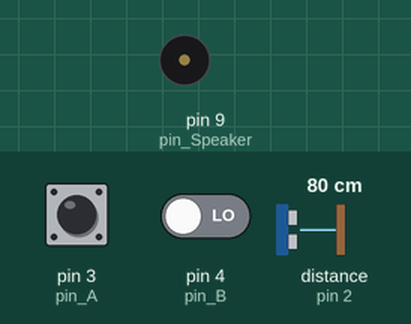
Bench run of a sketch on a simulated Arduino Uno, built with avr-gcc and run on an emulated ATmega328P. Parts: buzzer (waves = sounding). Wiring (inferred from the names in the program): range finder with pulse-width output: data pin 2. The inputs (shaded band) are chosen by the test bench; at power-on: pin 3 (pin_A) HIGH, pin 4 (pin_B) LOW, distance to the obstacle (sensor on pin 2) 80 cm. What the sketch prints to the serial monitor is not drawn.

Above: at 0.33 s.
At 37.0 s:
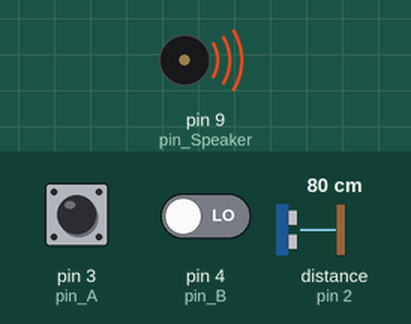
Timing chart, 0 to 40.0 s (numbered marks = the images above):
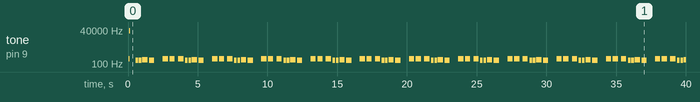

Measured:
- by itself, tone on pin 9 (pin_Speaker): plays 262 Hz for 0.03 s, 34562 Hz for 0.04 s, 196 Hz for 0.19 s, 196 Hz for 0.19 s, 220 Hz for 0.38 s, 196 Hz for 0.38 s … (82 notes in this stretch)

The sketch:

fayalab_leaf_EncoderSpeaker.ino
```cpp
/*
* fayalab leaf sample code for leaf-encoder and leaf-Speaker
*
* Two mode for encoder with push button
* 1:Control Speaker frequency
* 2:Play the sample melody
*
*
* 2014/07/11 by Welly Lee
* wellylee@fayalab.com
*/

// define the pair with musical scale and frequency
#define NOTE_    0
#define NOTE_B0  31
#define NOTE_C1  33
#define NOTE_CS1 35
#define NOTE_D1  37
#define NOTE_DS1 39
#define NOTE_E1  41
#define NOTE_F1  44
#define NOTE_FS1 46
#define NOTE_G1  49
#define NOTE_GS1 52
#define NOTE_A1  55
#define NOTE_AS1 58
#define NOTE_B1  62
#define NOTE_C2  65
#define NOTE_CS2 69
#define NOTE_D2  73
#define NOTE_DS2 78
#define NOTE_E2  82
#define NOTE_F2  87
#define NOTE_FS2 93
#define NOTE_G2  98
#define NOTE_GS2 104
#define NOTE_A2  110
#define NOTE_AS2 117
#define NOTE_B2  123
#define NOTE_C3  131
#define NOTE_CS3 139
#define NOTE_D3  147
#define NOTE_DS3 156
#define NOTE_E3  165
#define NOTE_F3  175
#define NOTE_FS3 185
#define NOTE_G3  196
#define NOTE_GS3 208
#define NOTE_A3  220
#define NOTE_AS3 233
#define NOTE_B3  247
#define NOTE_C4  262
#define NOTE_CS4 277
#define NOTE_D4  294
#define NOTE_DS4 311
#define NOTE_E4  330
#define NOTE_F4  349
#define NOTE_FS4 370
#define NOTE_G4  392
#define NOTE_GS4 415
#define NOTE_A4  440
#define NOTE_AS4 466
#define NOTE_B4  494
#define NOTE_C5  523
#define NOTE_CS5 554
#define NOTE_D5  587
#define NOTE_DS5 622
#define NOTE_E5  659
#define NOTE_F5  698
#define NOTE_FS5 740
#define NOTE_G5  784
#define NOTE_GS5 831
#define NOTE_A5  880
#define NOTE_AS5 932
#define NOTE_B5  988
#define NOTE_C6  1047
#define NOTE_CS6 1109
#define NOTE_D6  1175
#define NOTE_DS6 1245
#define NOTE_E6  1319
#define NOTE_F6  1397
#define NOTE_FS6 1480
#define NOTE_G6  1568
#define NOTE_GS6 1661
#define NOTE_A6  1760
#define NOTE_AS6 1865
#define NOTE_B6  1976
#define NOTE_C7  2093
#define NOTE_CS7 2217
#define NOTE_D7  2349
#define NOTE_DS7 2489
#define NOTE_E7  2637
#define NOTE_F7  2794
#define NOTE_FS7 2960
#define NOTE_G7  3136
#define NOTE_GS7 3322
#define NOTE_A7  3520
#define NOTE_AS7 3729
#define NOTE_B7  3951
#define NOTE_C8  4186
#define NOTE_CS8 4435
#define NOTE_D8  4699
#define NOTE_DS8 4978

//First, define the pin depends on your connection
//define pin for fayalab leaf-encoder
const int pin_Push = 2;
const int pin_A = 3;
const int pin_B = 4;

//define pin for fayalab leaf-speaker
const int pin_Speaker = 9;

unsigned char push_mode;

unsigned char status_A;
unsigned char status_B;
unsigned char status_A_last=0;

//variables for encoder
unsigned long currentTime;
unsigned long loopTime;
int switch_counter;
int tone_frequency = 10;

// declare melody for play function
int melody[] = {
  NOTE_C4, NOTE_G3, NOTE_G3, NOTE_A3, NOTE_G3, 0, NOTE_B3, NOTE_C4
};

// declare the noteDurations for play function
int noteDurations[] = {
  8, 16, 16, 8, 8, 8, 8, 8
};

// declare the play function to play melody by "Pin"
void play(int Pin, int *melody, int *noteDurations, int num){
  for(int note = 0; note < num; note++){
    int noteDuration = 3000 / noteDurations[note];
    tone(Pin, melody[note], noteDuration);
    delay(noteDuration * 1.30);
  }
}

void setup()  {
  Serial.begin (9600);
  pinMode(pin_Speaker, OUTPUT);
  //for our mode switch, we need to use interrupt here!
  //the pin "0" is mapping to UNO digital pin 2, you can find more information here : http://arduino.cc/en/Reference/attachInterrupt
  attachInterrupt(0, stateChange, CHANGE);
  //declare the INPUT devices
  pinMode(pin_A, INPUT);
  pinMode(pin_B, INPUT);
  currentTime = millis();
  loopTime = currentTime;

  push_mode = 0;
  switch_counter = 0;
}

//trigger by attachInterrupt
void stateChange(){
  //when you push the encoder controller, the status will change to 0
  //it back to 1 when you release the push controller, so we response only when states 1 > 0 > 1
  //(a mode change will trigger stateChange twice)
  if(switch_counter==1){
    Serial.println ("StateChange!!");
    delay(500);
    if(push_mode==2){
      push_mode = 0;
    }
    else{
      push_mode++;
    }
    Serial.print ("Switch to mode : ");
    Serial.println (push_mode);
    switch_counter = 0;
  }else{
    switch_counter++;
  }
}

void loop()  {
  // get the current elapsed time
  currentTime = millis();
  if(currentTime >= (loopTime + 5)){
    // 5ms since last check of encoder = 200Hz
    status_A = digitalRead(pin_A);
    status_B = digitalRead(pin_B);
    if(push_mode==1){
      play(pin_Speaker,melody, noteDurations, sizeof(melody) / sizeof(int));
    }
    else{
      // Begin to check the encoder state(CW/Counter CW)
      if((!status_A) && (status_A_last)){
        // A has gone from high to low
	if(status_B) {
          // B is high so clockwise
          if(tone_frequency <= 1000) tone_frequency += 10;
        }
        else {
          // B is low so counter-clockwise
          if(tone_frequency - 100 >= 0) tone_frequency -= 10;
	}
      }
      status_A_last = status_A;     // Store value of A for next time
      Serial.println (tone_frequency);
      // set the tone_frequency of pin_Speaker:
      for(int i=0; i<50; i++)
      {
        digitalWrite(pin_Speaker,HIGH);
        delayMicroseconds(tone_frequency);
        digitalWrite(pin_Speaker,LOW);
        delayMicroseconds(tone_frequency);
      }
    }
    loopTime = currentTime;  // Updates loopTime
  }
}
```
